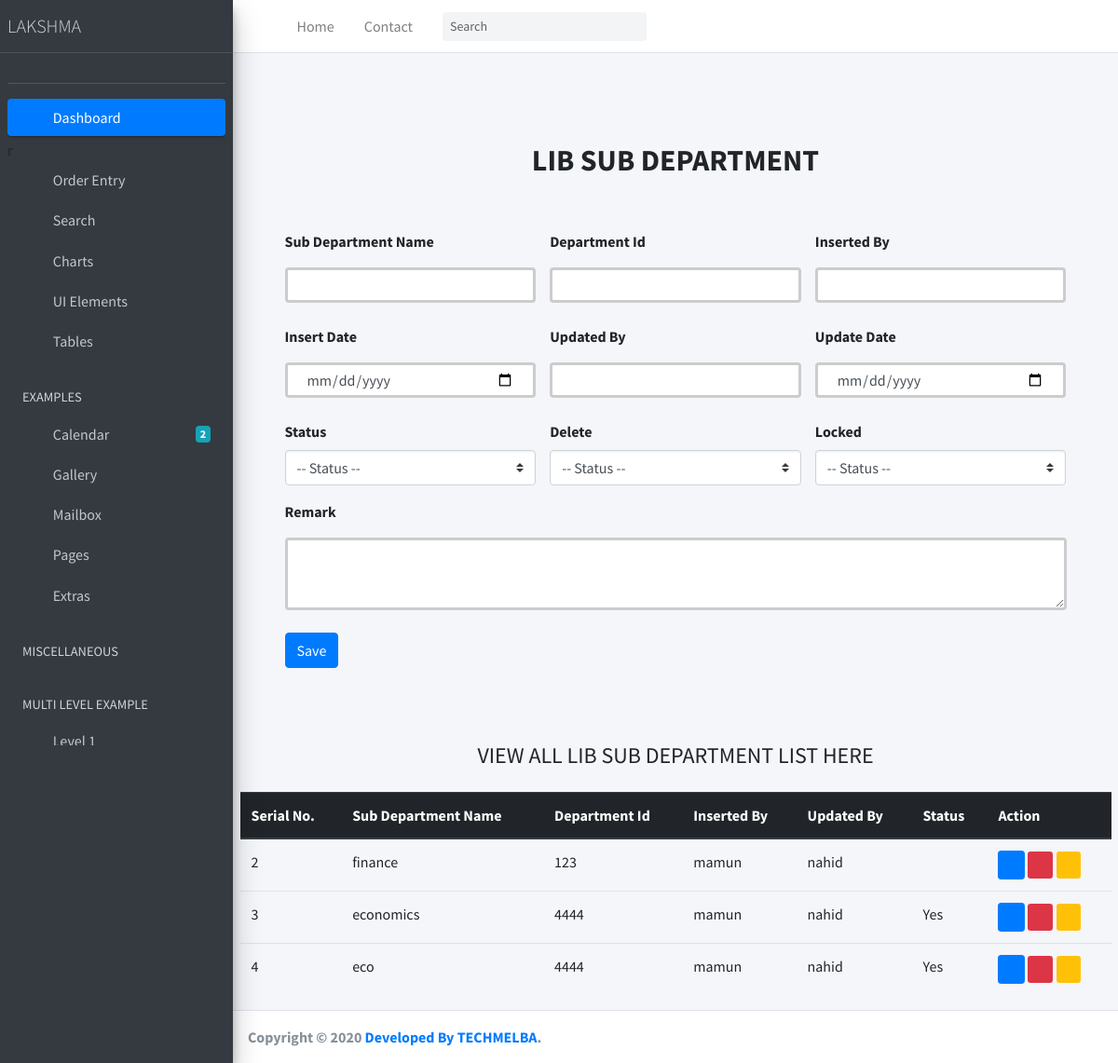
Page /lib_sub_dept/ on the committed database.
### Lakshma_ERP_App/models.py (models this page shows, shortened)
class LibSubDepartment(models.Model):
    STATUS = (
        ('Yes', 'Yes'),
        ('No', 'No'),
    )
    sub_department_name = models.CharField(max_length=200, null=True)
    department_id = models.CharField(max_length=20, default=0)
    remark = models.TextField(null=True)
    inserted_by = models.CharField(max_length=120, null=True)
    insert_date = models.DateTimeField(default=now)
    updated_by = models.CharField(max_length=120, null=True)
    update_date = models.DateTimeField(default=now)
    status_active = models.CharField(max_length=20, choices=STATUS, default=0, null=True)
    is_deleted = models.CharField(max_length=20, choices=STATUS, default=1, null=True)
    is_locked = models.CharField(max_length=20, choices=STATUS, default=1, null=True)

### Lakshma_ERP_App/views.py (the view, shortened to what this page needs)
# urls.py: path('lib_sub_dept/', LibSubDept.as_view(), name='LibSubDept'),
class LibSubDept(View):
    def get(self, request):
        sub_department = LibSubDepartment.objects.all()
        context = {
            'sub_department':sub_department
        }
        return render(request, 'Order_Entry/lib_sub_dept.html', context)

### templates/Order_Entry/lib_sub_dept.html (shortened to what this page needs)
{% extends 'index.html' %}
{% block body %}
<div class="container p-5 bg-color">
    <div class="py-5 text-center">
      <h2 class="text-uppercase font-weight-bold">LIB SUB DEPARTMENT</h2>
    </div>
    <div class="col-md-12 order-md-1 mb-2">
      <form class="needs-validation " method="post" action="" enctype="multipart/form-data">
        <div class="row justify-content-center">
           <div class="col-md-4 mb-3">
            <label for="sub_department_name   ">Sub Department Name</label>
            <input
            name="sub_department_name   "
              type="text"
              class="form-control"
              id="sub_department_name   "
              placeholder=""
              value=""
              required=""
            />
          </div>
           <div class="col-md-4 mb-3">
            <label for="department_id  ">Department Id</label>
            <input
            name="department_id  "
              type="text"
              class="form-control"
              id="department_id  "
              placeholder=""
              value=""
              required=""
            />
          </div>
          <div class="col-md-4 mb-3">
            <label for="inserted_by    ">Inserted By</label>
            <input
              name="inserted_by    "
              type="text"
              class="form-control"
              id="inserted_by    "
              placeholder=""
              value=""
            />
          </div>
          <div class="col-md-4 mb-3">
            <label for="insert_date    ">Insert Date</label>
            <input
              name="insert_date    "
              type="date"
              class="form-control"
              id="insert_date    "
              placeholder=""
              value=""
            />
          </div>
          <div class="col-md-4 mb-3">
            <label for="updated_by    ">Updated By</label>
            <input
              name="updated_by    "
              type="text"
              class="form-control"
              id="updated_by    "
              placeholder=""
              value=""
            />
          </div>
          <div class="col-md-4 mb-3">
            <label for="update_date    ">Update Date</label>
            <input
              name="update_date    "
              type="date"
              class="form-control"
              id="update_date    "
              placeholder=""
              value=""
            />
          </div>
          <div class="col-md-4 mb-3">
            <label for="status_active    ">Status</label>
            <select
            name="status_active "
            class="custom-select d-block w-100"
            id="status_active "
          >
          <option value="">-- Status --</option>
          </select>
          </div>
          <div class="col-md-4 mb-3">
            <label for="is_deleted     ">Delete</label>
            <select
            name="is_deleted  "
            class="custom-select d-block w-100"
            id="is_deleted  "
          >
          <option value="">-- Status --</option>
          </select>
          </div>
          <div class="col-md-4 mb-3">
            <label for="is_locked      ">Locked</label>
            <select
            name="is_locked   "
            class="custom-select d-block w-100"
            id="is_locked   "
          >
          <option value="">-- Status --</option>
          </select>
          </div>
          <div class="col-md-12 mb-3">
            <label for="remark  "> Remark </label>
            <textarea
            name="remark  "
              type="text"
              class="form-control"
              id="remark  "
              placeholder=""
              value=""
              required=""
            > </textarea>
          </div>
        </div>
        <button type="submit" class="btn btn-primary">Save</button>
      </form>
    </div>
    </div>
    <div class="container mt-4">
      <h4 class="text-center mb-4">VIEW ALL LIB SUB DEPARTMENT LIST HERE</h4>
      <div class="table-responsive">
      <table class="table table-hover">
        <thead class="thead-dark">
          <tr>
            <th scope="col">Serial No.</th>
            <th scope="col">Sub Department Name</th>
            <th scope="col">Department Id</th>
            <th scope="col">Inserted By</th>
            <th scope="col">Updated By</th>
            <th scope="col">Status</th>
            <th scope="col">Action</th>
          </tr>
        </thead>
        <tbody>
          {% for i in sub_department  %}
          <tr>
            <td>{{i.id}}</td>
            <td>{{i.sub_department_name}}</td>
            <td>{{i.department_id}}</td>
            <td>{{i.inserted_by}}</td>
            <td>{{i.updated_by}}</td>
            <td>{{i.status_active}}</td>
            <td>
             <a href="/view_sub_department/{{i.id}}"><i class="fas fa-eye btn btn-primary btn-sm" ></i></a>
             <a href="/edit_sub_department/{{i.id}}"><i class="fas fa-pencil-alt btn-danger btn-sm"></i></a>
             <a href="/delete_sub_department/{{i.id}}"><i class="far fa-trash-alt btn-warning btn-sm"></i></a>
            </td>
          </tr>
          {% endfor %}
        </tbody>
      </table>
      </div>
    </div>
{%endblock body%}

### templates/index.html (style rules this page uses)
input[type=text] { width: 100%; padding: 12px 20px; margin: 8px 0; box-sizing: border-box; border: 3px solid #ccc; -webkit-transition: 0.5s; transition: 0.5s; outline: none; }
input[type=date] { width: 100%; padding: 12px 20px; margin: 8px 0; box-sizing: border-box; border: 3px solid #ccc; -webkit-transition: 0.5s; transition: 0.5s; outline: none; }
textarea[type=text] { width: 100%; padding: 12px 20px; margin: 8px 0; box-sizing: border-box; border: 3px solid #ccc; -webkit-transition: 0.5s; transition: 0.5s; outline: none; }

### rows in the picture
LibSubDepartment: id "2", sub_department_name "finance", department_id "123", inserted_by "mamun", updated_by "nahid"
LibSubDepartment: id "3", sub_department_name "economics", department_id "4444", inserted_by "mamun", updated_by "nahid", status_active "Yes"
LibSubDepartment: id "4", sub_department_name "eco", department_id "4444", inserted_by "mamun", updated_by "nahid", status_active "Yes"
